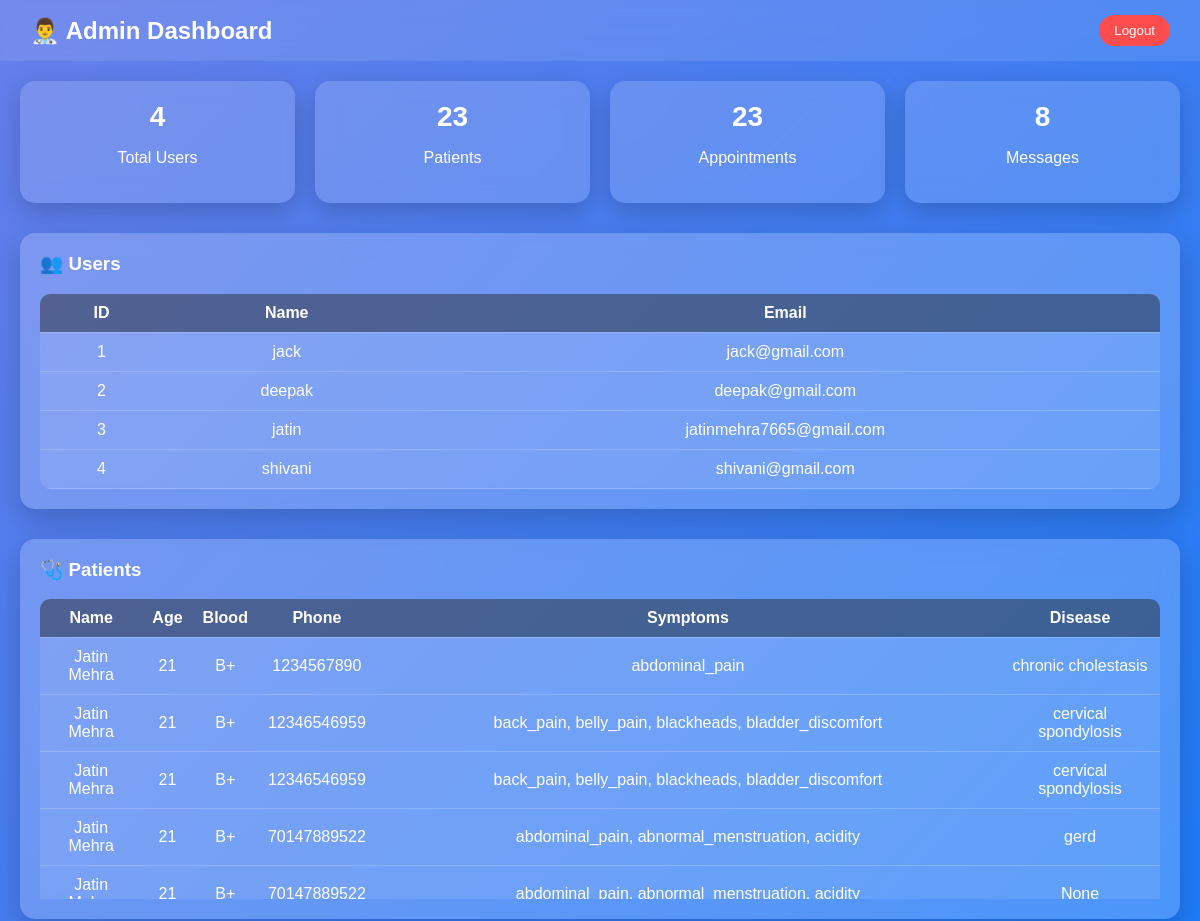
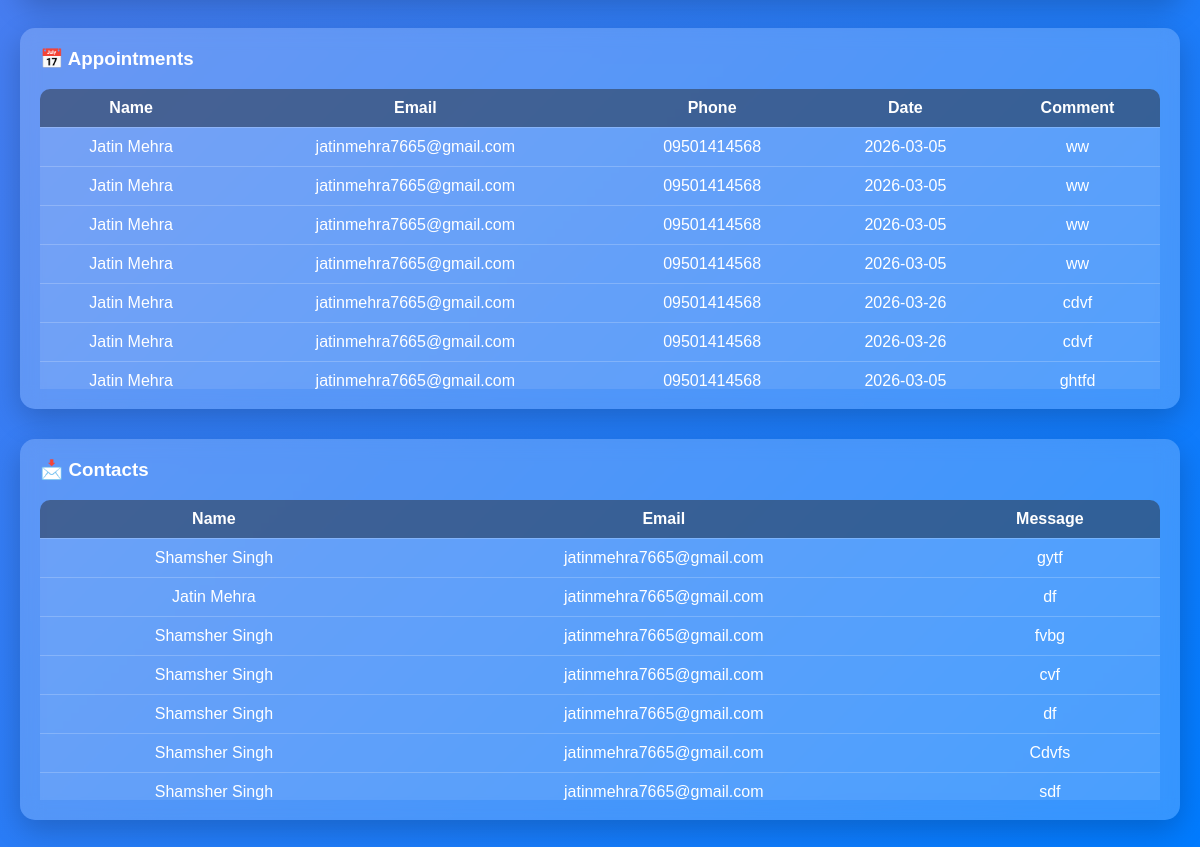
Page /admin (signed in) on the committed database (2 pictures, top to bottom).
### tables this page shows
CREATE TABLE users(
        id INTEGER PRIMARY KEY AUTOINCREMENT,
        fullname TEXT,
        email TEXT UNIQUE,
        password TEXT
    );

CREATE TABLE patients(
        id INTEGER PRIMARY KEY AUTOINCREMENT,
        name TEXT,
        age INTEGER,
        blood_group TEXT,
        phone TEXT,
        symptoms TEXT,
        disease TEXT
    );

CREATE TABLE appointments(
        id INTEGER PRIMARY KEY AUTOINCREMENT,
        name TEXT,
        email TEXT,
        phone TEXT,
        date TEXT,
        comment TEXT,
        created_at TIMESTAMP DEFAULT CURRENT_TIMESTAMP
    );

CREATE TABLE contacts(
        id INTEGER PRIMARY KEY AUTOINCREMENT,
        name TEXT,
        email TEXT,
        message TEXT
    );

### app.py (the view)
@app.route("/admin")
def admin():
    if "admin" not in session:
        return redirect(url_for("admin_login"))
    conn = connect_db()
    users = conn.execute("SELECT * FROM users").fetchall()
    patients = conn.execute("SELECT * FROM patients").fetchall()
    appointments = conn.execute("SELECT * FROM appointments").fetchall()
    contacts = conn.execute("SELECT * FROM contacts").fetchall()
    conn.close()
    return render_template(
        "admin.html",
        users=users,
        patients=patients,
        appointments=appointments,
        contacts=contacts
    )

### app.py (called while the page is built)
def connect_db():
    conn = sqlite3.connect("database.db")
    conn.row_factory = sqlite3.Row
    return conn

### templates/admin.html (shortened to what this page needs)
<!DOCTYPE html>
<html>
<head>
</head>
<body>
<div class="header">
    <h2>👨‍⚕️ Admin Dashboard</h2>
    <a href="/admin-logout">
        <button class="logout-btn">Logout</button>
    </a>
</div>
<div class="container">
<div class="stats">
    <div class="stat-box">
        <h3>{{ users|length }}</h3>
        <p>Total Users</p>
    </div>
    <div class="stat-box">
        <h3>{{ patients|length }}</h3>
        <p>Patients</p>
    </div>
    <div class="stat-box">
        <h3>{{ appointments|length }}</h3>
        <p>Appointments</p>
    </div>
    <div class="stat-box">
        <h3>{{ contacts|length }}</h3>
        <p>Messages</p>
    </div>
</div>
<div class="card">
<h3>👥 Users</h3>
<div class="table-container">
<table>
<tr><th>ID</th><th>Name</th><th>Email</th></tr>
{% for u in users %}
<tr>
<td>{{u.id}}</td>
<td>{{u.fullname}}</td>
<td>{{u.email}}</td>
</tr>
{% endfor %}
</table>
</div>
</div>
<div class="card">
<h3>🩺 Patients</h3>
<div class="table-container">
<table>
<tr>
<th>Name</th><th>Age</th><th>Blood</th><th>Phone</th><th>Symptoms</th><th>Disease</th>
</tr>
{% for p in patients %}
<tr>
<td>{{p.name}}</td>
<td>{{p.age}}</td>
<td>{{p.blood_group}}</td>
<td>{{p.phone}}</td>
<td>{{p.symptoms}}</td>
<td>{{p.disease}}</td>
</tr>
{% endfor %}
</table>
</div>
</div>
<div class="card">
<h3>📅 Appointments</h3>
<div class="table-container">
<table>
<tr>
<th>Name</th><th>Email</th><th>Phone</th><th>Date</th><th>Comment</th>
</tr>
{% for a in appointments %}
<tr>
<td>{{a.name}}</td>
<td>{{a.email}}</td>
<td>{{a.phone}}</td>
<td>{{a.date}}</td>
<td>{{a.comment}}</td>
</tr>
{% endfor %}
</table>
</div>
</div>
<div class="card">
<h3>📩 Contacts</h3>
<div class="table-container">
<table>
<tr><th>Name</th><th>Email</th><th>Message</th></tr>
{% for c in contacts %}
<tr>
<td>{{c.name}}</td>
<td>{{c.email}}</td>
<td>{{c.message}}</td>
</tr>
{% endfor %}
</table>
</div>
</div>
</div>
</body>
</html>

### templates/admin.html (style rules this page uses)
body { font-family: 'Poppins', sans-serif; margin: 0; background: linear-gradient(135deg, #667eea, #007BFF); color: black; }
.header { backdrop-filter: blur(10px); background: rgba(255,255,255,0.1); padding: 15px 30px; display: flex; justify-content: space-between; align-items: center; color: white; }
.header h2 { margin: 0; }
.logout-btn { background: #ff4d4d; border: none; padding: 8px 15px; color: white; border-radius: 20px; cursor: pointer; transition: 0.3s; }
.container { padding: 20px; }
.stats { display: grid; grid-template-columns: repeat(auto-fit, minmax(200px,1fr)); gap: 20px; margin-bottom: 30px; }
.stat-box { background: rgba(255,255,255,0.15); backdrop-filter: blur(10px); padding: 20px; border-radius: 15px; color: white; text-align: center; box-shadow: 0 8px 25px rgba(0,0,0,0.2); }
.stat-box h3 { margin: 0; font-size: 28px; }
.card { background: rgba(255,255,255,0.2); backdrop-filter: blur(10px); border-radius: 15px; padding: 20px; margin-bottom: 30px; box-shadow: 0 10px 30px rgba(0,0,0,0.2); color: white; }
.card h3 { margin-top: 0; }
.table-container { max-height: 300px; overflow-y: auto; }
table { width: 100%; border-collapse: collapse; background: rgba(255,255,255,0.1); border-radius: 10px; overflow: hidden; }
th, td { padding: 10px; text-align: center; }
th { background: rgba(0,0,0,0.4); color: white; position: sticky; top: 0; }
tr { border-bottom: 1px solid rgba(255,255,255,0.2); }

### rows in the picture
users: id "1", fullname "jack", email "jack@gmail.com"
users: id "2", fullname "deepak", email "deepak@gmail.com"
users: id "3", fullname "jatin", email "jatinmehra7665@gmail.com"
users: id "4", fullname "shivani", email "shivani@gmail.com"
patients: name "Jatin Mehra", age "21", blood_group "B+", phone "1234567890", symptoms "abdominal_pain", disease "chronic cholestasis"
patients: name "Jatin Mehra", age "21", blood_group "B+", phone "12346546959", symptoms "back_pain, belly_pain, blackheads, bladder_discomfort", disease "cervical spondylosis"
patients: name "Jatin Mehra", age "21", blood_group "B+", phone "12346546959", symptoms "back_pain, belly_pain, blackheads, bladder_discomfort", disease "cervical spondylosis"
patients: name "Jatin Mehra", age "21", blood_group "B+", phone "70147889522", symptoms "abdominal_pain, abnormal_menstruation, acidity", disease "gerd"
patients: name "Jatin…", age "21", blood_group "B+", phone "70147889522", symptoms "abdominal_pain, abnormal_menstruation, acidity", disease "None"
appointments: name "Jatin Mehra", email "jatinmehra7665@gmail.com", phone "09501414568", date "2026-03-05", comment "ww"
appointments: name "Jatin Mehra", email "jatinmehra7665@gmail.com", phone "09501414568", date "2026-03-05", comment "ww"
appointments: name "Jatin Mehra", email "jatinmehra7665@gmail.com", phone "09501414568", date "2026-03-05", comment "ww"
appointments: name "Jatin Mehra", email "jatinmehra7665@gmail.com", phone "09501414568", date "2026-03-05", comment "ww"
appointments: name "Jatin Mehra", email "jatinmehra7665@gmail.com", phone "09501414568", date "2026-03-26", comment "cdvf"
appointments: name "Jatin Mehra", email "jatinmehra7665@gmail.com", phone "09501414568", date "2026-03-26", comment "cdvf"
appointments: name "Jatin Mehra", email "jatinmehra7665@gmail.com", phone "09501414568", date "2026-03-05", comment "ghtfd"
contacts: name "Shamsher Singh", email "jatinmehra7665@gmail.com", message "gytf"
contacts: name "Jatin Mehra", email "jatinmehra7665@gmail.com", message "df"
contacts: name "Shamsher Singh", email "jatinmehra7665@gmail.com", message "fvbg"
contacts: name "Shamsher Singh", email "jatinmehra7665@gmail.com", message "cvf"
contacts: name "Shamsher Singh", email "jatinmehra7665@gmail.com", message "df"
contacts: name "Shamsher Singh", email "jatinmehra7665@gmail.com", message "Cdvfs"
contacts: name "Shamsher Singh", email "jatinmehra7665@gmail.com", message "sdf"

### other values in the picture
{{ users|length }} "4"
{{ patients|length }} "23"
{{ appointments|length }} "23"
{{ contacts|length }} "8"
